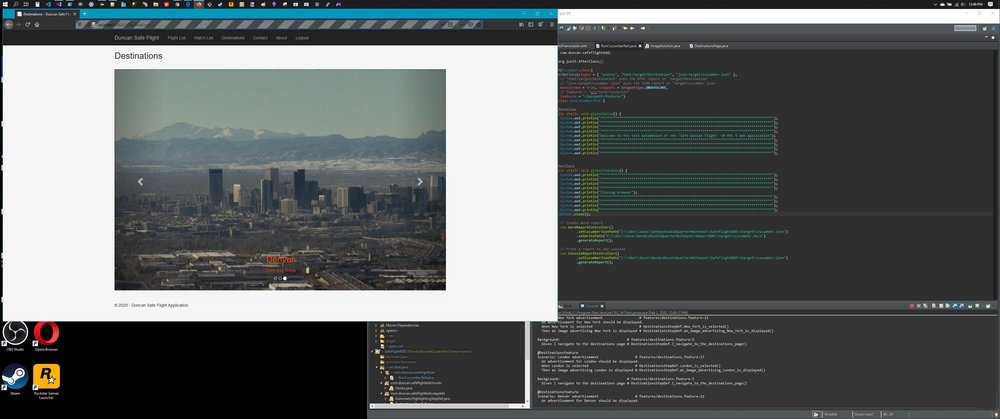
#> input picture AutoUtilities/src/main/resources/ImageSolution/screenshot.jpg, 1000 x 419 px, shrunk from 3440 x 1440 before the run
$ python image_solution.py ../../../../../../../SafeFlightAutoFrame/src/main/resources/images/pom/DestinationsPage/denver_carousel.jpg ../../../../resources/ImageSolution/screenshot.jpg ../../../../resources/ImageSolution/screenshot.jpg
#> lines starting #> are read from the running program, lines starting #| are printed output that depends on the picture
import os
import sys
import cv2
import numpy as np

class ImageSolution:

	def __init__(self, template_image, screenshot_image):
		print(template_image)
		print(screenshot_image)
		self._template_image = template_image
		self._screenshot_image = screenshot_image
		self._screen = None
		self._loc = None

	def calculate_template_match_coordinates(self):
		self._screen = cv2.imread(self._screenshot_image)
#> self._screen is the input picture: shape (419, 1000, 3); mean B, G, R 99.6, 99.7, 95.6
		gray_screen = cv2.cvtColor(self._screen, cv2.COLOR_BGR2GRAY)
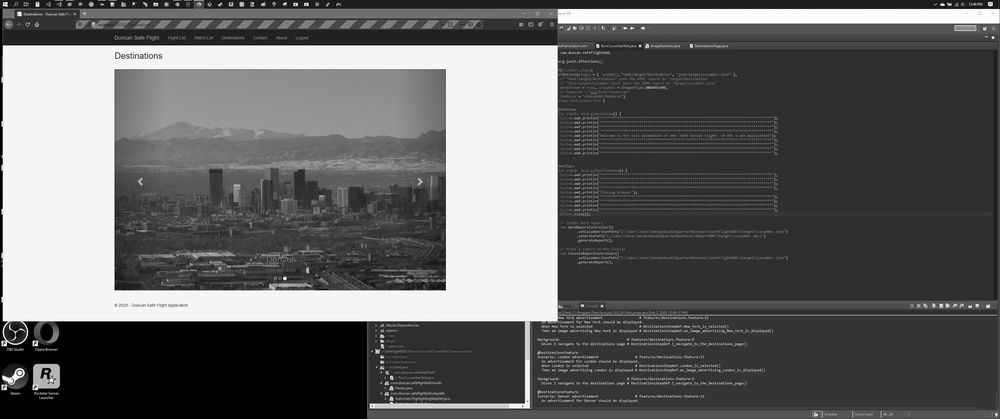
#> gray_screen: shape (419, 1000); min 0, max 255, mean 98.4
		template = cv2.imread(template_image, 0)
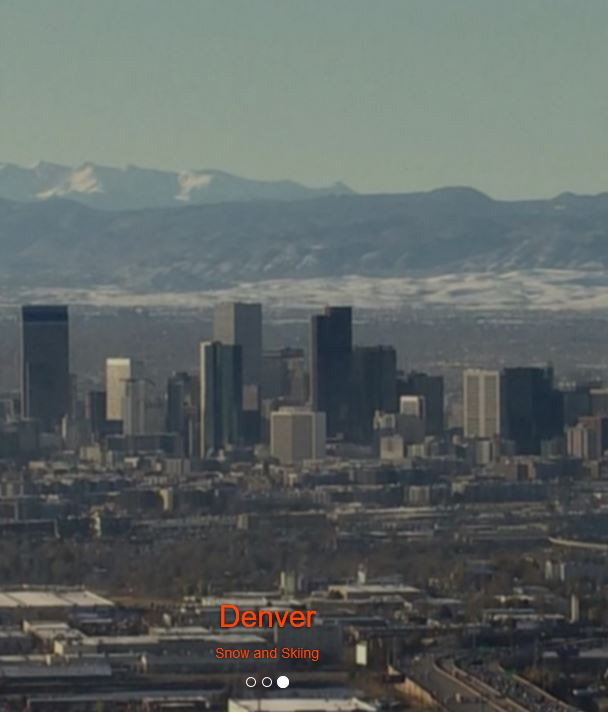
#> input picture SafeFlightAutoFrame/src/main/resources/images/pom/DestinationsPage/denver_carousel.jpg, 608 x 712 px
#> template: shape (712, 608); min 13, max 255, mean 98.7
		w, h = template.shape[::-1]
#> w = 608; h = 712
		print("Template shape:")
		print("w = " + str(w))
#| w = 608
		print("h = " + str(h))
#| h = 712
		print("")
#> (the run stopped early here; a loop or call above may not have finished)
